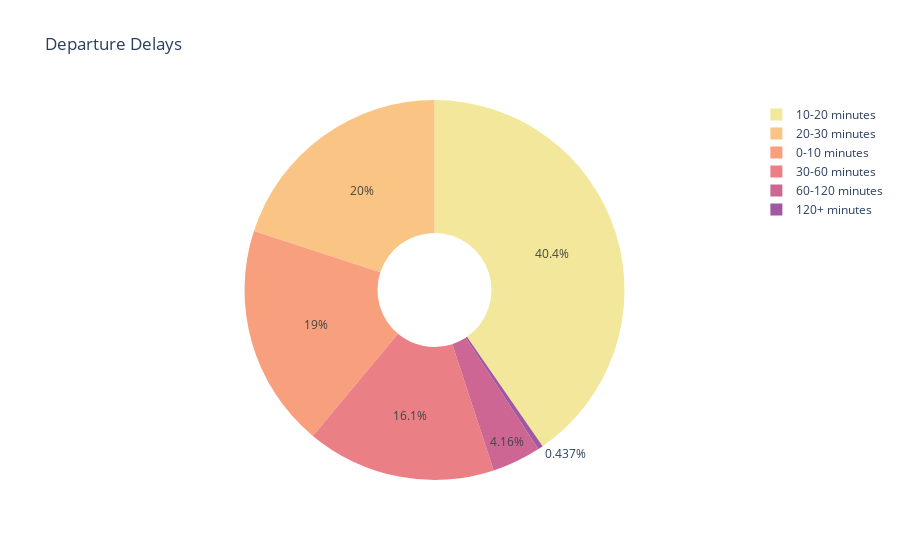

Notebook code cell kept with this figure:
### Code cell
dec_late_dict = {
    '0-10 minutes' : dec_late[0],
    '10-20 minutes' : dec_late[1],
    '20-30 minutes' : dec_late[2],
    '30-60 minutes': dec_late[3:5].sum(),
    '60-120 minutes' : dec_late[6:12].sum(),
    '120+ minutes' : dec_late[13:].sum()
}
#dec_late_dict to dataframe
dec_late_df = pd.DataFrame(dec_late_dict.items(), columns=['Time', 'Count'])

fig = px.pie(dec_late_df,values='Count', names='Time',hole=0.3, title='Departure Delays',color_discrete_sequence=px.colors.sequential.Sunset,)
fig.show()

### Figure 1 — Plotly figure (JSON) as saved in the notebook; plotly's stock layout.template omitted (floating-point values rounded to 4 significant figures)
{"data": [{"domain": {"x": [0, 1], "y": [0, 1]}, "hole": 0.3, "hovertemplate": "Time=%{label}<br>Count=%{value}<extra></extra>", "labels": ["0-10 minutes", "10-20 minutes", "20-30 minutes", "30-60 minutes", "60-120 minutes", "120+ minutes"], "legendgroup": "", "name": "", "showlegend": true, "type": "pie", "values": [3300, 7021, 3474, 2802, 723, 76]}], "layout": {"legend": {"tracegroupgap": 0}, "piecolorway": ["rgb(243, 231, 155)", "rgb(250, 196, 132)", "rgb(248, 160, 126)", "rgb(235, 127, 134)", "rgb(206, 102, 147)", "rgb(160, 89, 160)", "rgb(92, 83, 165)"], "title": {"text": "Departure Delays"}}}
